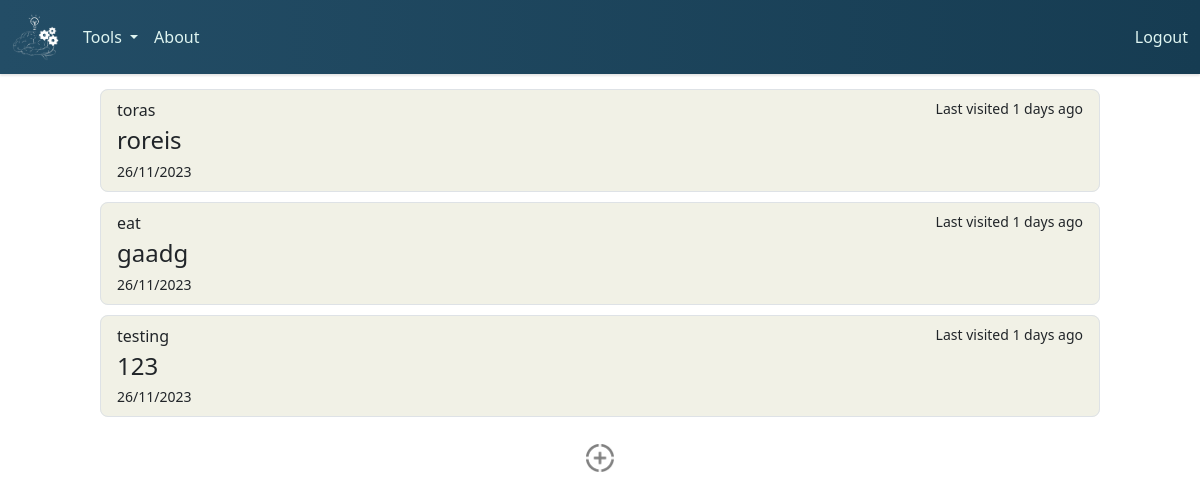
The app's page /flashcards (signed in), older data.
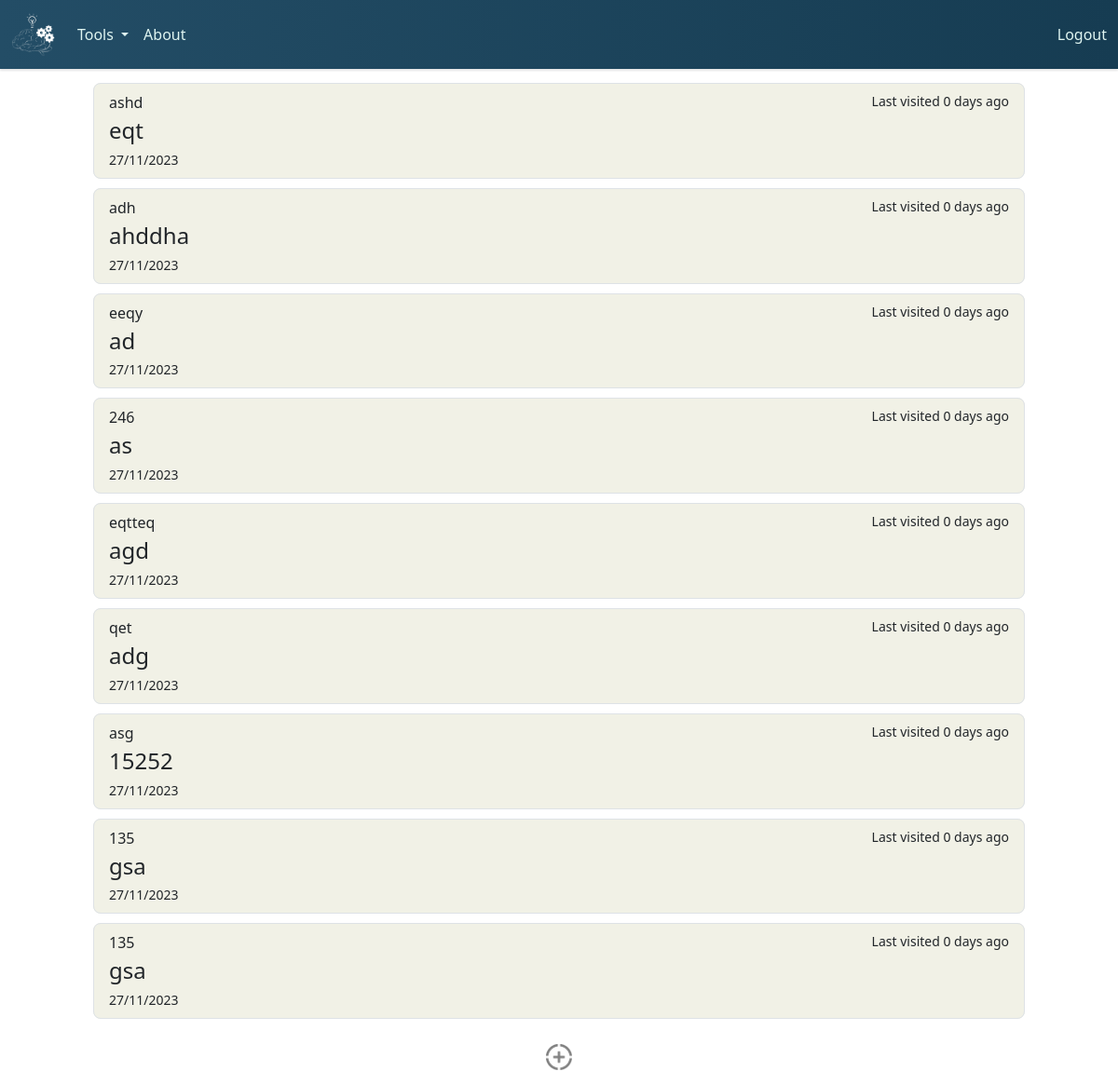
The same page, newer data.
### tables this page shows
CREATE TABLE flashcards (
    flashcard_id INTEGER PRIMARY KEY,
    user_id INTEGER,
    topic TEXT,
    question TEXT,
    answer TEXT,
    timestamp DATETIME DEFAULT CURRENT_TIMESTAMP,
    FOREIGN KEY (user_id) REFERENCES users(user_id)
);

### app/app.py (the view)
@app.route("/flashcards", methods=["GET", "POST"])
@login_required
def flashcards():
    user_id = session.get("user_id")
    user_flashcards = get_flashcards(user_id)
    for flashcard in user_flashcards:
        flashcard["time_ago"] = get_date_difference(flashcard["timestamp"])
    return render_template("flashcards.html", flashcards=user_flashcards)

### app/app.py (called while the page is built)
@app.after_request
def after_request(response):
    response.headers["Cache-Control"] = "no-cache, no-store, must-revalidate"
    response.headers["Expires"] = 0
    response.headers["Pragma"] = "no-cache"
    return response

### app/helpers.py (called while the page is built)
def login_required(f):
    @wraps(f)
    def decorated_function(*args, **kwargs):
        if session.get("user_id") is None:
            return redirect("/login")
        return f(*args, **kwargs)
    return decorated_function

def get_db():
    db = getattr(g, "_database", None)
    if db is None:
        db = g._database = sqlite3.connect("../db/learning.db")
    return db

def get_flashcards(user_id):
    user_flashcards = []
    with get_db() as db:
        cursor = db.cursor()
        cursor.execute("SELECT flashcard_id, topic, question, answer, timestamp FROM flashcards WHERE user_id = ?",
                   (user_id,))
        rows = cursor.fetchall()
        for row in rows:
            timestamp_str = row[4]
            timestamp = datetime.strptime(timestamp_str, "%Y-%m-%d %H:%M:%S")
            flashcards_dict = {
                "flashcard_id": row[0],
                "topic": row[1],
                "question": row[2],
                "answer" : row[3],
                "timestamp": timestamp.strftime("%d/%m/%Y")
            }
            user_flashcards.append(flashcards_dict)
    return user_flashcards

def get_date_difference(date):
    date_object = datetime.strptime(date, "%d/%m/%Y")
    current_date = datetime.now()
    date_difference = current_date - date_object
    days_difference = date_difference.days
    return days_difference

### app/templates/flashcards.html (shortened to what this page needs)
{% extends "layout.html" %}
{% block main %}
    <link rel="stylesheet" href="../static/css/flashcards.css">
    <div id="flashcards" class="buttons-container">
        {% if flashcards %}
            {% for flashcard in flashcards %}
                <ul class="list-group buttons">
                    <a href="#" class="list-group-item list-group-item-action flex-column align-items-start buttons">
                        <div class="d-flex w-100 justify-content-between">
                            <p class="mb-1">{{ flashcard["topic"] }}</p>
                            <small>Last visited {{ flashcard["time_ago"] }} days ago</small>
                        </div>
                        <h4 class="mb-1">{{ flashcard["question"] }}</h4>
                        <small>{{ flashcard["timestamp"] }}</small>
                    </a>
                </ul>
            {% endfor %}
        {% else %}
            <div id="no-flashcards-div">
                <h1 id="no-flashcards-message">You currently don't have any flashcards! Click the button below to create one.</h1>
            </div>
        {% endif %}
        <div id="add-button-div" class="container-fluid">
            <button id="create-flashcard-button">
                <img id="add-icon" src="../static/images/add-icon.png" alt="Image">
            </button>
        </div>
    </div>
{% endblock %}

### app/templates/layout.html (shortened to what this page needs)
<!DOCTYPE html>
<html lang="en">
<head>
    <link rel="stylesheet" href="../static/js/node_modules/bootstrap/dist/css/bootstrap.min.css">
    <link rel="stylesheet" href="../static/css/layout.css">
</head>
<body>
    <nav class="navbar navbar-expand-lg bg-navy">
        <div class="container-fluid">
            <a class="navbar-elements navbar-brand" href="/" >
                <img src="../static/images/logo-inverse.png" id="navbar-logo">
            </a>
        <div class="collapse navbar-collapse" id="navbarSupportedContent">
            <ul class="navbar-nav me-auto mb-2 mb-lg-0">
                <li class="nav-item dropdown">
                    <a class="navbar-elements nav-link dropdown-toggle" href="#" role="button" data-bs-toggle="dropdown" aria-expanded="false">
                    Tools
                    </a>
                </li>
                <li class="nav-item">
                    <a class="nav-link navbar-elements" aria-current="page" href="/about">About</a>
                </li>
            </ul>
        <a class="nav-link navbar-elements" aria-current="page" href="/logout">Logout</a>
        </div>
    </nav>
    <main>
        {% block main %}{% endblock %}
    </main>
</body>
</html>

### app/static/css/layout.css (style rules this page uses)
.navbar-elements, .dropdown-item { color: #dff5f1; }
.bg-navy { background: linear-gradient(90deg, #234d66, #163c52); box-shadow: 0 2px 2px rgba(0, 0, 0, 0.1); }
#navbar-logo { max-height: 6vh; }

### app/static/css/flashcards.css (style rules this page uses)
.buttons { background-color: #F1F1E6; width: 125vh; border-radius: 8px; }
.buttons-container { display: flex; flex-direction: column; align-items: center; justify-content: center; margin: 10px; padding: 5px; }
.buttons-container ul { margin-bottom: 10px; }
#add-button-div { margin-top: 2vh; display: flex; justify-content: center; }
#create-flashcard-button { border: none; background-color: rgba(0, 0, 0, 0); }
#add-icon { max-width: 3.5vh; }

Row changes from the older to the newer data that the page shows:
removed flashcards: topic "toras", time_ago "1", question "roreis", timestamp "26/11/2023"
removed flashcards: topic "eat", time_ago "1", question "gaadg", timestamp "26/11/2023"
removed flashcards: topic "testing", time_ago "1", question "123", timestamp "26/11/2023"
added flashcards: topic "ashd", time_ago "0", question "eqt", timestamp "27/11/2023"
added flashcards: topic "adh", time_ago "0", question "ahddha", timestamp "27/11/2023"
added flashcards: topic "eeqy", time_ago "0", question "ad", timestamp "27/11/2023"
added flashcards: topic "246", time_ago "0", question "as", timestamp "27/11/2023"
added flashcards: topic "eqtteq", time_ago "0", question "agd", timestamp "27/11/2023"
added flashcards: topic "qet", time_ago "0", question "adg", timestamp "27/11/2023"
added flashcards: topic "asg", time_ago "0", question "15252", timestamp "27/11/2023"
added flashcards: topic "135", time_ago "0", question "gsa", timestamp "27/11/2023"
added flashcards: topic "135", time_ago "0", question "gsa", timestamp "27/11/2023"
